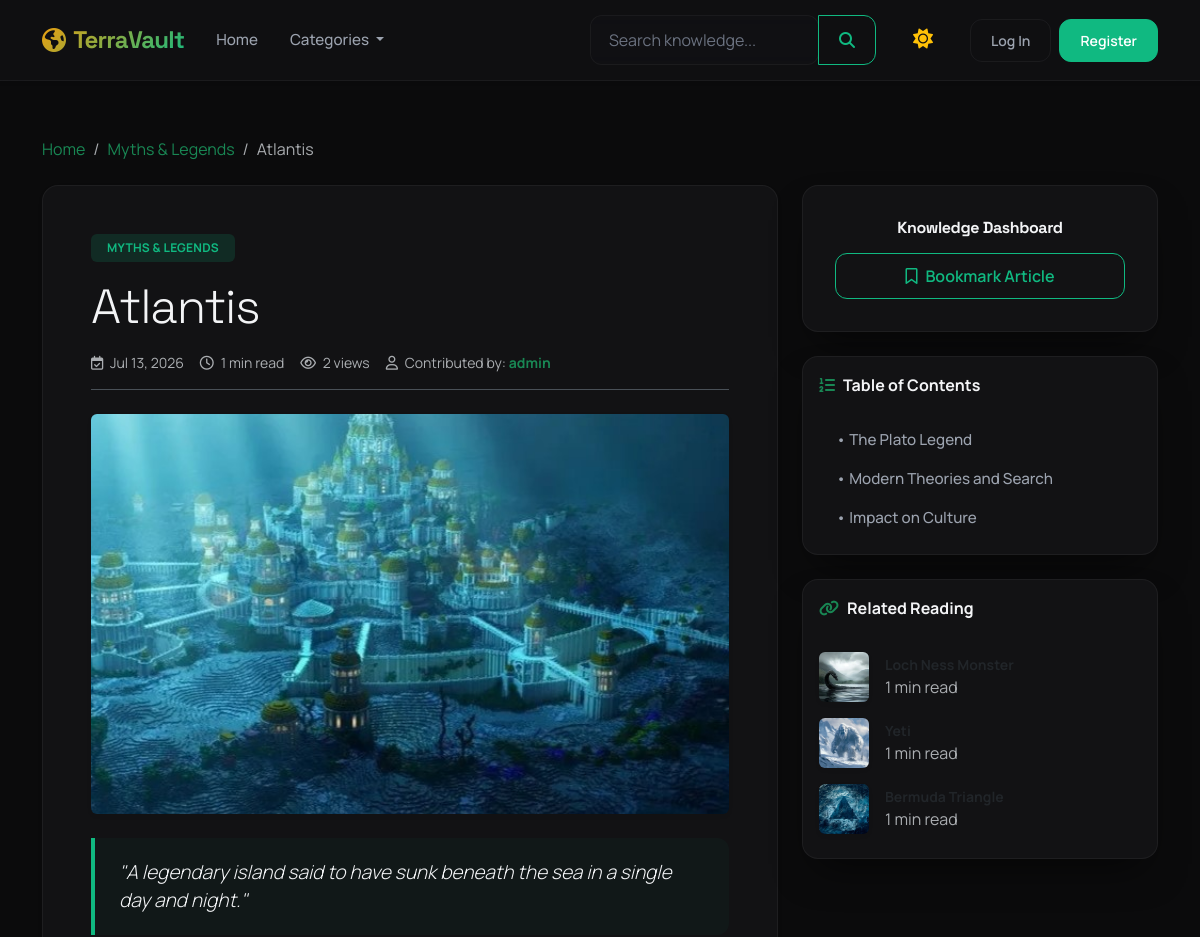
/wiki/atlantis (upper part), run on an earlier commit of the app's database.
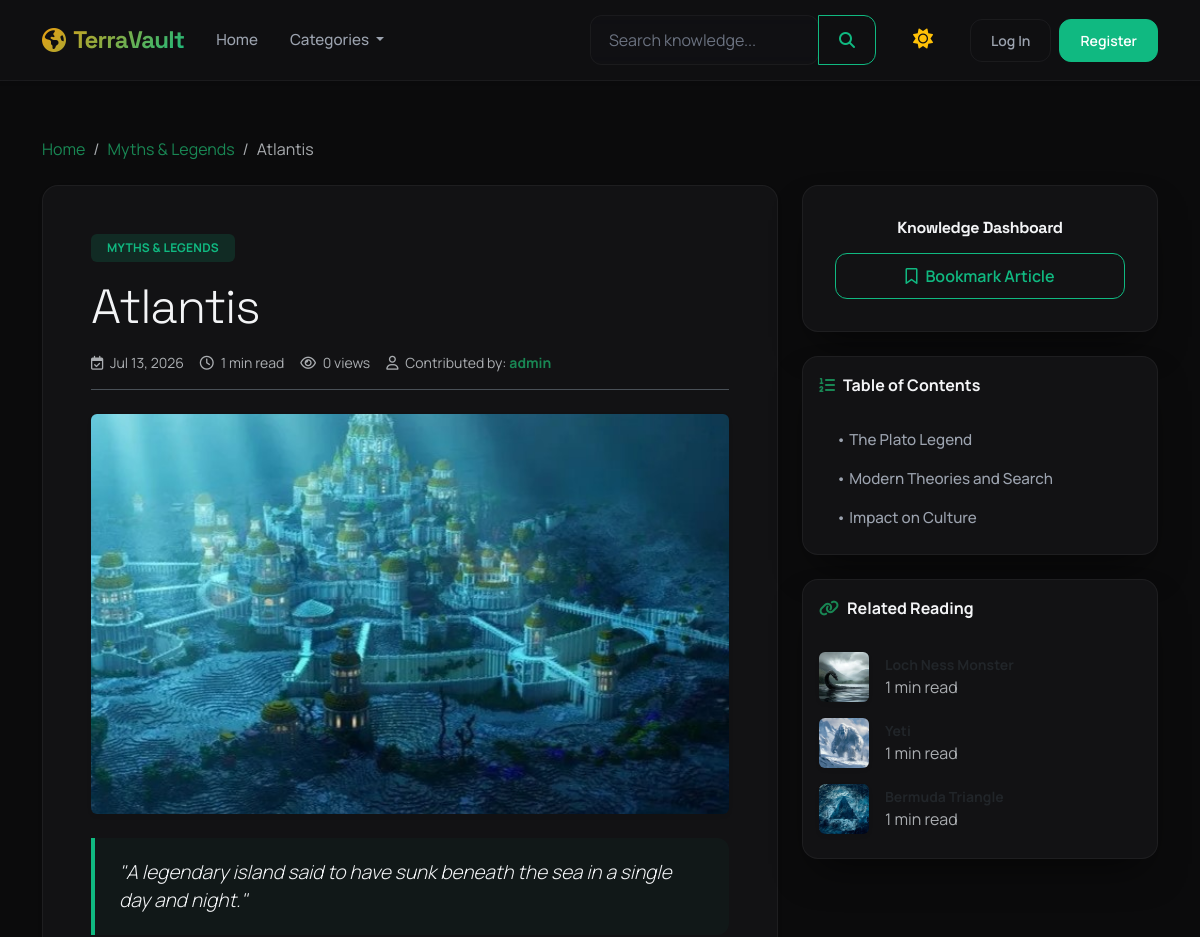
And on a later commit of the database.
### app/models/article.py (models this page shows, shortened)
class Article(db.Model):
    __tablename__ = 'articles'
    id = db.Column(db.Integer, primary_key=True)
    title = db.Column(db.String(200), nullable=False)
    slug = db.Column(db.String(200), unique=True, nullable=False, index=True)
    summary = db.Column(db.String(500))
    content = db.Column(db.Text, nullable=False)
    image_url = db.Column(db.String(255))
    category_id = db.Column(db.Integer, db.ForeignKey('categories.id'), nullable=False)
    author_id = db.Column(db.Integer, db.ForeignKey('users.id'), nullable=False)
    is_published = db.Column(db.Boolean, default=False, index=True)
    is_featured = db.Column(db.Boolean, default=False, index=True)
    views = db.Column(db.Integer, default=0)
    reading_time = db.Column(db.Integer, default=1)  # in minutes
    references_data = db.Column(db.Text)  # stored as raw text/citations (separated by newlines)
    created_at = db.Column(db.DateTime, default=datetime.utcnow)
    updated_at = db.Column(db.DateTime, default=datetime.utcnow, onupdate=datetime.utcnow)
    tags = db.relationship('Tag', secondary=article_tags, backref=db.backref('articles', lazy='dynamic'))
    versions = db.relationship('ArticleVersion', backref='article', cascade="all, delete-orphan", lazy=True)
    bookmarks = db.relationship('Bookmark', backref='article', cascade="all, delete-orphan", lazy=True)
    reading_history = db.relationship('ReadingHistory', backref='article', cascade="all, delete-orphan", lazy=True)

### app/blueprints/wiki/routes.py (the view)
@wiki_bp.route('/<slug>')
def article_view(slug):
    article = WikiService.get_article_by_slug(slug, increment_view=True)
    if not article:
        abort(404)
    toc = generate_toc(article.content)
    processed_content = inject_header_ids(article.content)
    references = []
    if article.references_data:
        references = [ref.strip() for ref in article.references_data.split('\n') if ref.strip()]
    related = WikiService.get_related_articles(article, limit=3)
    bookmarked = False
    if current_user.is_authenticated:
        bookmarked = WikiService.is_bookmarked(current_user.id, article.id)
        WikiService.log_reading_history(current_user.id, article.id, time_spent=30) # default initial read weight
    breadcrumbs = [
        {'name': 'Home', 'url': url_for('main.home')},
        {'name': article.category.name, 'url': url_for('main.category', slug=article.category.slug)},
        {'name': article.title, 'url': None}
    ]
    return render_template(
        'wiki/article.html',
        article=article,
        content=processed_content,
        toc=toc,
        references=references,
        related=related,
        bookmarked=bookmarked,
        breadcrumbs=breadcrumbs
    )

### app/__init__.py (called while the page is built)
def register_context_processors(app):
    @app.template_filter('datetimeformat')
    def datetimeformat(value, format='%b %d, %Y'):
        if value is None:
            return ""
        return value.strftime(format)
    from app.models.article import Category
    @app.context_processor
    def inject_categories():
        try:
            categories = Category.query.all()
        except Exception:
            categories = []
        return dict(nav_categories=categories)

### app/services/wiki_service.py (called while the page is built)
    @staticmethod
    def get_article_by_slug(slug, increment_view=True):
        article = Article.query.filter_by(slug=slug, is_published=True).first()
        if article and increment_view:
            article.views += 1
            db.session.commit()
        return article

    @staticmethod
    def get_related_articles(article, limit=3):
        if not article:
            return []
        query = Article.query.filter(
            Article.is_published == True,
            Article.category_id == article.category_id,
            Article.id != article.id
        )
        related = query.order_by(Article.views.desc()).limit(limit).all()
        return related

### templates/wiki/article.html (shortened to what the changed rows need)
{% extends "base.html" %}
{% block content %}
<div class="container my-4">
  <nav aria-label="breadcrumb" class="mb-4">
    <ol class="breadcrumb">
      {% for bc in breadcrumbs %}
        {% if bc.url %}
          <li class="breadcrumb-item"><a href="{{ bc.url }}" class="text-success text-decoration-none">{{ bc.name }}</a></li>
        {% else %}
          <li class="breadcrumb-item active" aria-current="page">{{ bc.name }}</li>
        {% endif %}
      {% endfor %}
    </ol>
  </nav>
  <div class="row">
    <div class="col-lg-8 mb-4">
      <article class="bg-white p-4 p-md-5 rounded-4 shadow-sm border">
        <span class="badge bg-success-subtle text-success px-3 py-2 mb-3 text-uppercase fw-bold">{{ article.category.name }}</span>
        <h1 class="display-5 fw-extrabold mb-3">{{ article.title }}</h1>
        <div class="d-flex flex-wrap gap-3 align-items-center text-muted small pb-3 border-bottom mb-4">
          <span><i class="fa-regular fa-calendar-check me-1"></i> {{ article.created_at|datetimeformat }}</span>
          <span><i class="fa-regular fa-clock me-1"></i> {{ article.reading_time }} min read</span>
          <span><i class="fa-regular fa-eye me-1"></i> {{ article.views }} views</span>
          <span><i class="fa-regular fa-user me-1"></i> Contributed by: <a href="{{ url_for('auth.profile', username=article.author.username) }}" class="text-success text-decoration-none fw-bold">{{ article.author.username }}</a></span>
        </div>
        <div class="mb-4 text-center rounded overflow-hidden shadow-sm" style="max-height: 400px;">
          {% if article.image_url.startswith('uploaded_') %}
            <img src="{{ url_for('static', filename='uploads/' + article.image_url) }}" class="img-fluid w-100" alt="{{ article.title }}" style="object-fit: cover; max-height: 400px;">
          {% else %}
            <img src="{{ url_for('static', filename=article.image_url) }}" class="img-fluid w-100" alt="{{ article.title }}" style="object-fit: cover; max-height: 400px;">
          {% endif %}
        </div>
        <p class="lead text-secondary fst-italic mb-4 p-3 bg-light rounded-3 border-start border-success border-4">
          "{{ article.summary }}"
        </p>
      </article>
    </div>
  </div>
</div>
{% endblock %}

What changed in the data, as far as the page shows it:
changed Article "Atlantis": views "2" → "0"
